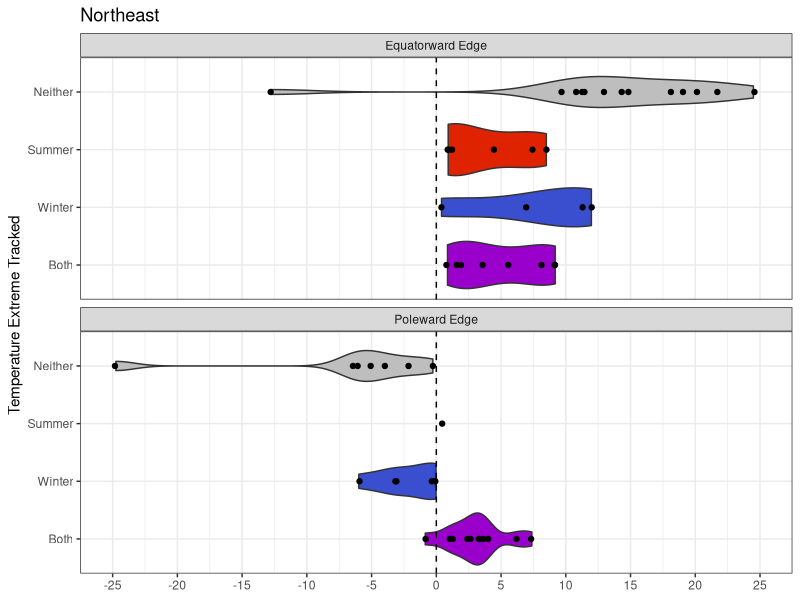
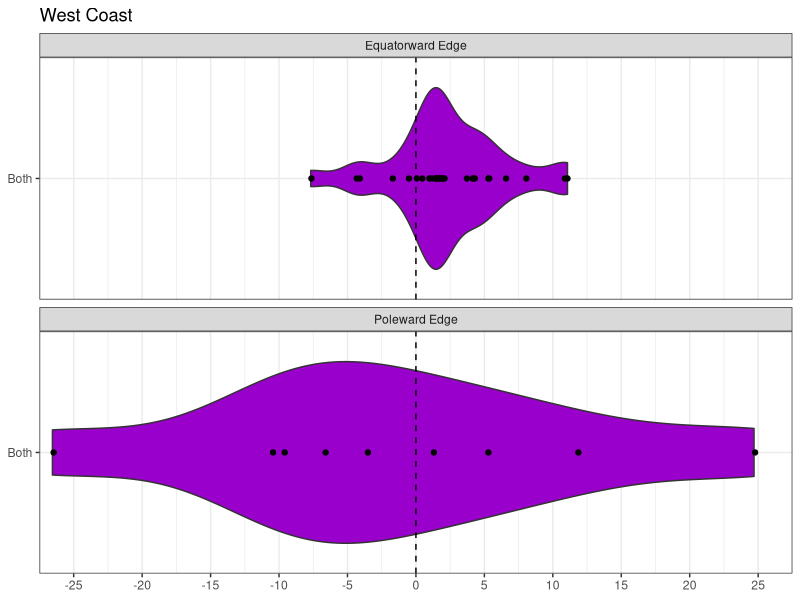
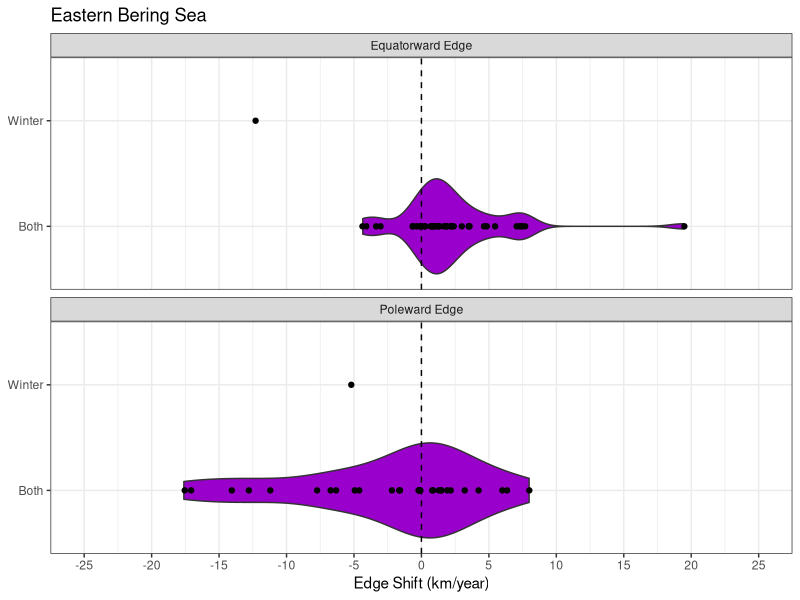
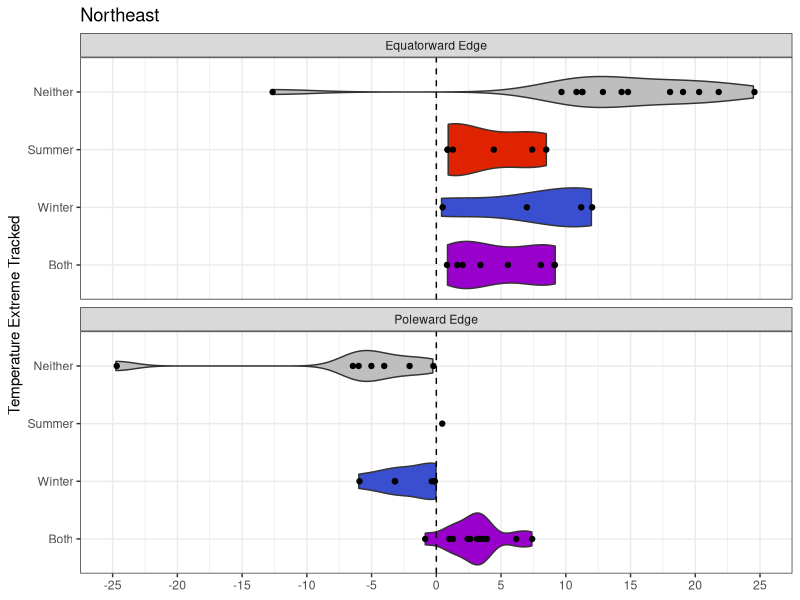
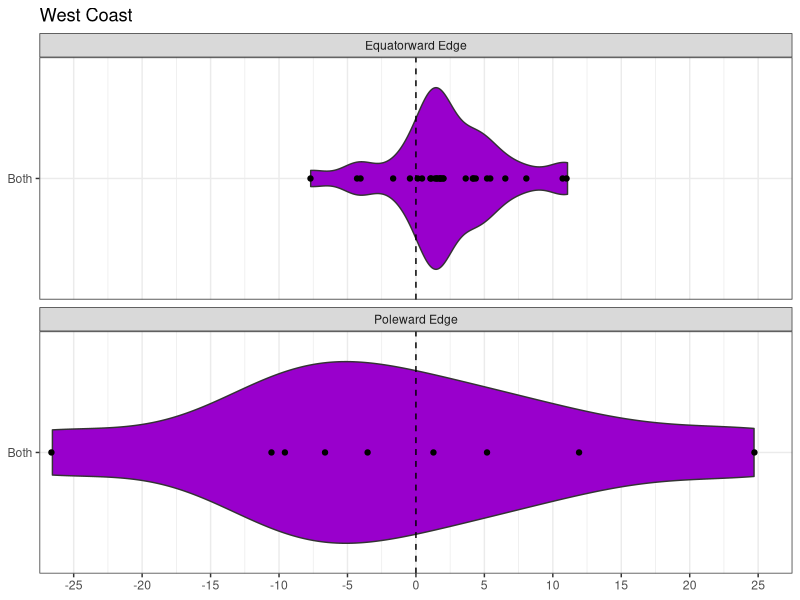
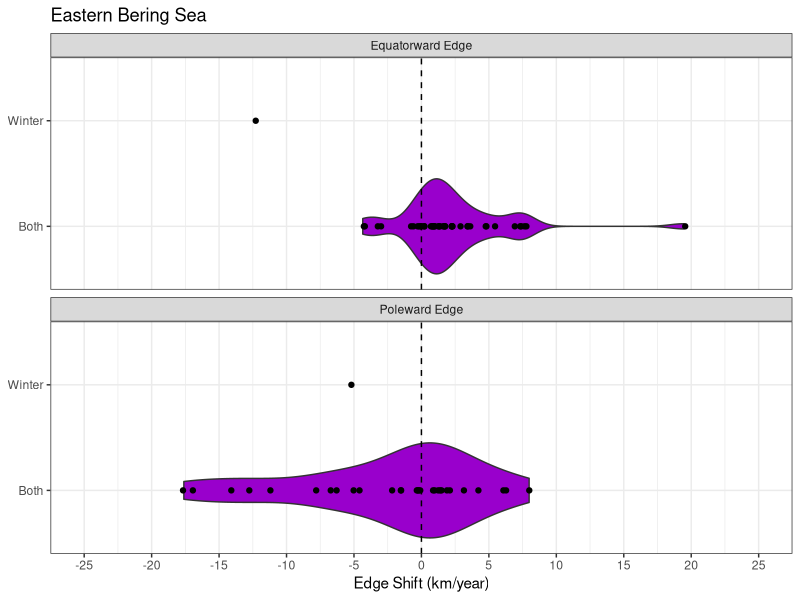

These charts were generated, in order, by the following R code:
library(tidyverse)
library(here)

spp.bayes.edge.lm.df.summary <- read_csv(here("results","species_edge_shifts_vs_time.csv")) # edge shifts over time 
spp.bayes.niche.results <- read_csv(here("results","edge_thermal_extreme_tracked_summary.csv")) # thermal extreme tracked by each edge (warm, cold, both, or neither)

# note that the final version of this figure had annotated outliers. these were added manually in Inkscape by sorting the spp.bayes.edge.lm.df.summary dataframe by the median column to identify the most extreme range shifts.

gg.neus.violin <- spp.bayes.edge.lm.df.summary %>%
  left_join(spp.bayes.niche.results, by=c("species","region","quantile")) %>%
  filter(region=="neus") %>%
  mutate(quantile = recode(quantile, "quantile_0.99"="Poleward Edge",
                           "quantile_0.01"="Equatorward Edge"),
         quantile=as.factor(quantile),
         varTracked = recode(varTracked, 
                             "both" = "Both",
                             "predict.sstmin" = "Winter",
                             "predict.sstmax"="Summer",
                             "none" = "Neither"),
         varTracked = factor(varTracked, levels=c("Both","Winter","Summer","Neither"))) %>% 
  ggplot(aes(median, factor(varTracked), fill=varTracked)) + 
  geom_violin() +
  geom_vline(aes(xintercept=0),linetype="dashed",color="black")+
  geom_jitter(height = 0, width = 0.1) +
  scale_fill_manual(values=c("#9900cc","#3A4ED0","#DF2301","grey"), drop=FALSE) +
  coord_cartesian(xlim=c(-25, 25)) +
  scale_x_continuous(labels=seq(-25, 25, 5), breaks=seq(-25, 25, 5)) +  theme_bw() +
  theme_bw() +
  facet_wrap(~quantile, ncol=1) + 
  labs(x=NULL, y="Temperature Extreme Tracked", title="Northeast") +
  theme(legend.position = "none") +
  # theme(legend.position = "none", axis.text.x = element_blank()) +
  NULL
gg.neus.violin
ggsave(gg.neus.violin, filename=here("results","neus_edge_vs_niche_shifts.png"), width=110, units="mm", height=60, dpi=600, scale=1.5)

gg.wc.violin <- spp.bayes.edge.lm.df.summary %>%
  left_join(spp.bayes.niche.results, by=c("species","region","quantile")) %>%
  filter(region=="wc") %>%
  mutate(quantile = recode(quantile, "quantile_0.99"="Poleward Edge",
                           "quantile_0.01"="Equatorward Edge"),
         quantile=as.factor(quantile),
         varTracked = recode(varTracked, 
                             "both" = "Both",
                             "predict.sstmin" = "Winter",
                             "predict.sstmax"="Summer",
                             "none" = "Neither"),
         varTracked = factor(varTracked, levels=c("Both","Winter","Summer","Neither"))) %>% 
  ggplot(aes(median, factor(varTracked), fill=varTracked)) + 
  geom_violin() +
  geom_vline(aes(xintercept=0),linetype="dashed",color="black")+
  geom_jitter(height = 0, width = 0.1) +
  scale_fill_manual(values=c("#9900cc","#3A4ED0","#DF2301","grey"), drop=FALSE) +
  coord_cartesian(xlim=c(-25, 25)) +
  scale_x_continuous(labels=seq(-25, 25, 5), breaks=seq(-25, 25, 5)) +  theme_bw() +
  facet_wrap(~quantile, ncol=1) + 
  #  labs(x=NULL, y="Temperature Extreme Tracked", title="West Coast") +
  labs(x=NULL, y=NULL, title="West Coast") +
  theme(legend.position = "none") +
  # theme(legend.position = "none", axis.text.x = element_blank()) +
  NULL
gg.wc.violin
ggsave(gg.wc.violin, filename=here("results","wc_edge_vs_niche_shifts.png"), width=100, units="mm", height=35, dpi=600, scale=1.5)

gg.ebs.violin <- spp.bayes.edge.lm.df.summary %>%
  left_join(spp.bayes.niche.results, by=c("species","region","quantile")) %>%
  filter(region=="ebs") %>%
  mutate(quantile = recode(quantile, "quantile_0.99"="Poleward Edge",
                           "quantile_0.01"="Equatorward Edge"),
         quantile=as.factor(quantile),
         varTracked = recode(varTracked, 
                             "both" = "Both",
                             "predict.sstmin" = "Winter",
                             "predict.sstmax"="Summer",
                             "none" = "Neither"),
         varTracked = factor(varTracked, levels=c("Both","Winter","Summer","Neither"))) %>% 
  ggplot(aes(median, factor(varTracked), fill=varTracked)) + 
  geom_violin() +
  geom_vline(aes(xintercept=0),linetype="dashed",color="black")+
  geom_jitter(height = 0, width = 0.1) +
  scale_fill_manual(values=c("#9900cc","#3A4ED0","#DF2301","grey"), drop=FALSE) +
  coord_cartesian(xlim=c(-25, 25)) +
  scale_x_continuous(labels=seq(-25, 25, 5), breaks=seq(-25, 25, 5)) +
  theme_bw() +
  facet_wrap(~quantile, ncol=1) + 
  labs(x="Edge Shift (km/year)", y=NULL, title="Eastern Bering Sea") +
  theme(legend.position = "none") +
  NULL
gg.ebs.violin
ggsave(gg.ebs.violin, filename=here("results","ebs_edge_vs_niche_shifts.png"), width=100, units="mm", height=45, dpi=600, scale=1.5)
